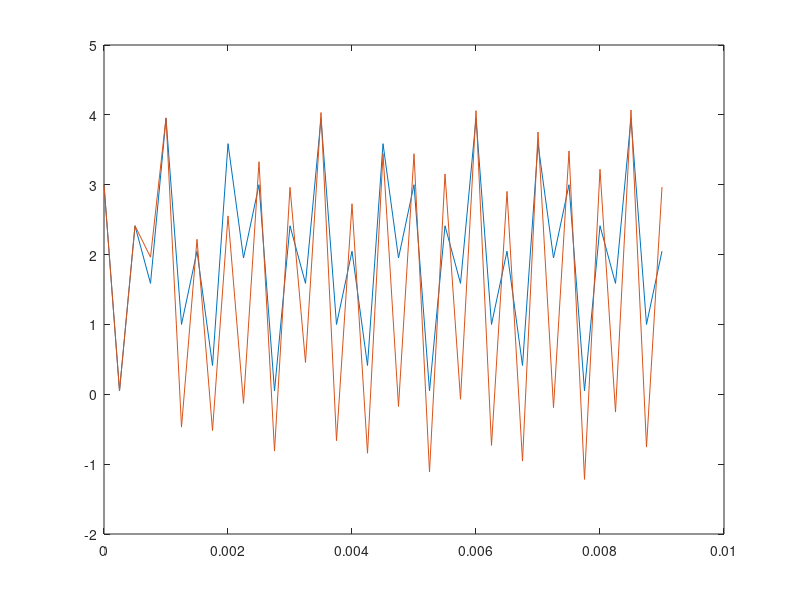
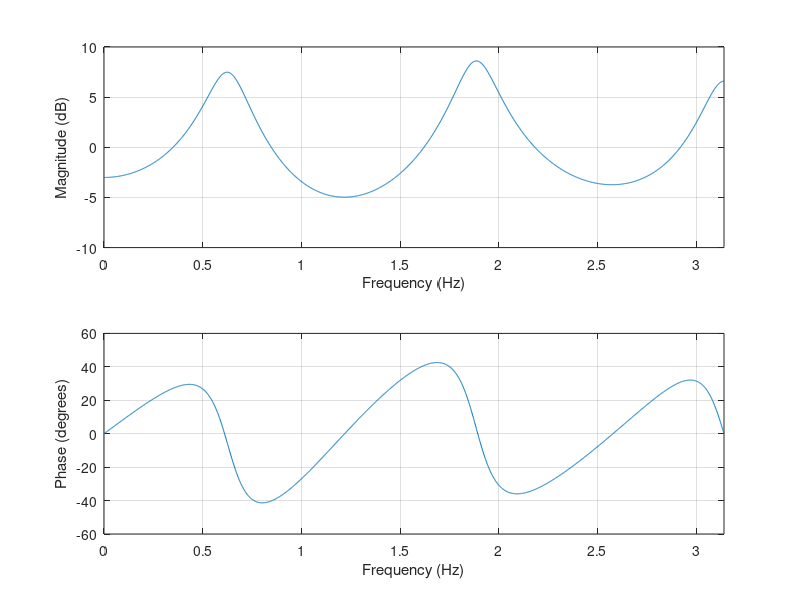

These figures' MATLAB source, in order:
%https://ccrma.stanford.edu/~jos/filters/Sine_Wave_Analysis.html
% study the book
%y(n)= x(n)+x(n-1)
close
B=[1,0,0,0.5^3];
A=[1,0,0,0,0,0.9^5];
fs=4000; % sample
fpass=fs/2;
fstop=fs-fs/10;
N =20; % test number
T=1/fs;
fmax=fs/2;
df=fmax/(N-2); 
f=0:df:fmax;
tmax=1/df;
t=0:T:tmax;

f=0:fs/2
w=f*(2*pi/fs);

s= 2+cos(2*pi*fpass*t)+sin(2*pi*2*fstop*t);

y=filter(B,A,s);
plot(t,s);
hold on;
plot(t,y);
figure(2);
H=freqz(B,A,w);
freqz_plot(w,H)
##figure(1);
##%freqz_plot(W,H);
##
##semilogx(f:10:Fs/2,20*log(abs(H)));
##grid on;
##figure(2);
##semilogx(f,angle(abs(H)))
##grid on;
